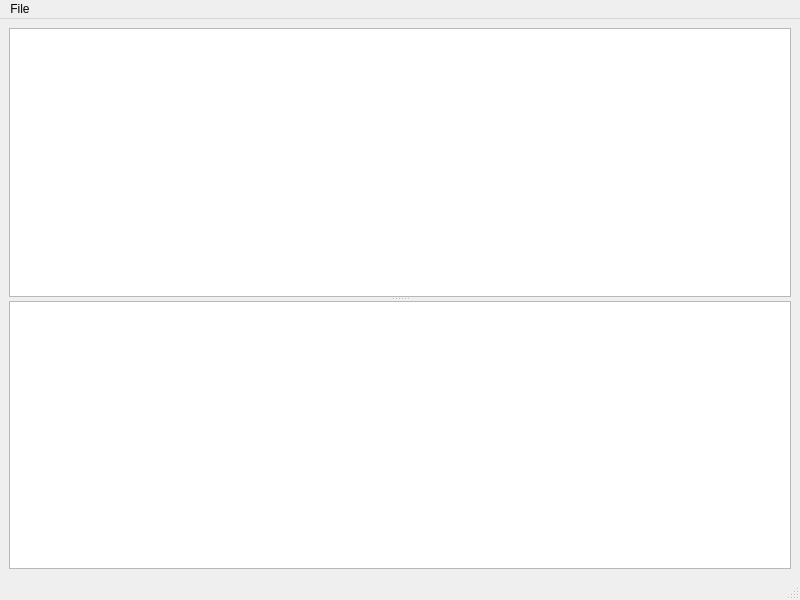
<?xml version="1.0" encoding="UTF-8"?>
<ui version="4.0">
 <class>MainWindow</class>
 <widget class="QMainWindow" name="MainWindow">
  <property name="geometry">
   <rect>
    <x>0</x>
    <y>0</y>
    <width>800</width>
    <height>600</height>
   </rect>
  </property>
  <property name="windowTitle">
   <string>APM Viewer</string>
  </property>
  <widget class="QWidget" name="centralwidget">
   <property name="sizePolicy">
    <sizepolicy hsizetype="Expanding" vsizetype="Expanding">
     <horstretch>0</horstretch>
     <verstretch>0</verstretch>
    </sizepolicy>
   </property>
   <layout class="QVBoxLayout" name="verticalLayout">
    <item>
     <widget class="QSplitter" name="splitter">
      <property name="orientation">
       <enum>Qt::Orientation::Vertical</enum>
      </property>
      <widget class="QTreeView" name="treeView">
       <property name="sizePolicy">
        <sizepolicy hsizetype="Expanding" vsizetype="Expanding">
         <horstretch>0</horstretch>
         <verstretch>0</verstretch>
        </sizepolicy>
       </property>
      </widget>
      <widget class="QTableView" name="tableView">
       <property name="sizePolicy">
        <sizepolicy hsizetype="Expanding" vsizetype="Minimum">
         <horstretch>0</horstretch>
         <verstretch>0</verstretch>
        </sizepolicy>
       </property>
      </widget>
     </widget>
    </item>
   </layout>
  </widget>
  <widget class="QMenuBar" name="menubar">
   <property name="geometry">
    <rect>
     <x>0</x>
     <y>0</y>
     <width>800</width>
     <height>24</height>
    </rect>
   </property>
   <widget class="QMenu" name="menuFile">
    <property name="title">
     <string>File</string>
    </property>
    <addaction name="actionOpen"/>
    <addaction name="separator"/>
    <addaction name="actionQuit"/>
   </widget>
   <addaction name="menuFile"/>
  </widget>
  <widget class="QStatusBar" name="statusbar"/>
  <action name="actionOpen">
   <property name="text">
    <string>Open</string>
   </property>
   <property name="toolTip">
    <string>Open File</string>
   </property>
   <property name="shortcut">
    <string>Ctrl+O</string>
   </property>
  </action>
  <action name="actionQuit">
   <property name="text">
    <string>Quit</string>
   </property>
   <property name="shortcut">
    <string>Ctrl+Q</string>
   </property>
  </action>
 </widget>
 <resources/>
 <connections>
  <connection>
   <sender>actionQuit</sender>
   <signal>triggered()</signal>
   <receiver>MainWindow</receiver>
   <slot>close()</slot>
   <hints>
    <hint type="sourcelabel">
     <x>-1</x>
     <y>-1</y>
    </hint>
    <hint type="destinationlabel">
     <x>399</x>
     <y>299</y>
    </hint>
   </hints>
  </connection>
  <connection>
   <sender>actionOpen</sender>
   <signal>triggered()</signal>
   <receiver>MainWindow</receiver>
   <slot>openFile()</slot>
   <hints>
    <hint type="sourcelabel">
     <x>-1</x>
     <y>-1</y>
    </hint>
    <hint type="destinationlabel">
     <x>399</x>
     <y>299</y>
    </hint>
   </hints>
  </connection>
 </connections>
 <slots>
  <slot>openFile()</slot>
 </slots>
</ui>
